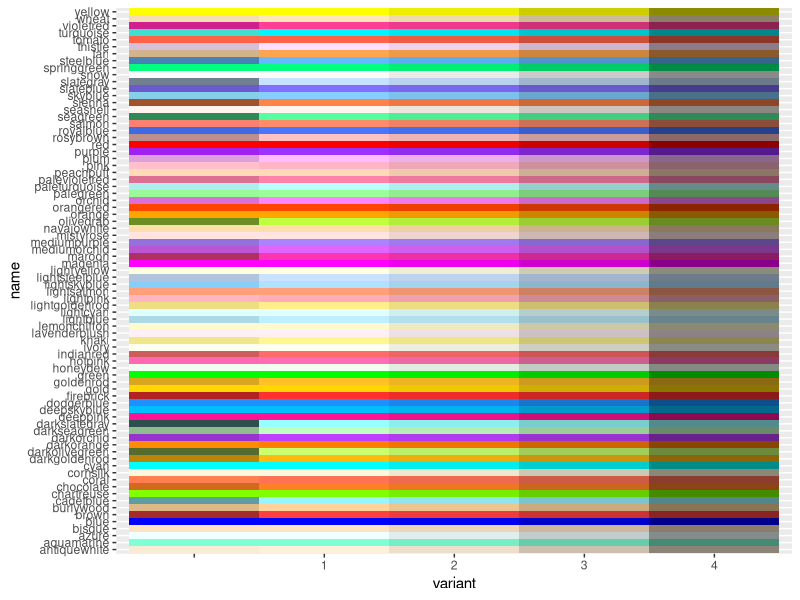

Generate this figure with R:
library(tidyverse)

all_colors <-
  tibble(color = colors(), hex = farver::encode_colour(farver::decode_colour(color))) %>%
  separate(color, into = c("name", "variant"), sep = "(?=[0-9]+)", remove = FALSE, extra = "merge", fill = "right") %>%
  filter(!grepl("grey", name)) %>%
  mutate(variant = coalesce(variant, "")) %>%
  group_by(name) %>%
  mutate(singleton = (n() == 1)) %>%
  ungroup() %>%
  arrange(!singleton, as.numeric(paste0("0", variant))) %>%
  mutate(dupe = duplicated(hex))

dupes <-
  all_colors %>%
  group_by(hex) %>%
  mutate(color_unique = color[!dupe]) %>%
  ungroup() %>%
  filter(dupe)

# Many dupes are same as variant == "1"
# Only few "interesting" dupes
dupes %>%
  filter(name != color_unique | variant != "1")

# 57 singletons
singletons <-
  all_colors %>%
  filter(singleton)

# 78 ramps with 5 colors each, and gray
all_colors %>%
  filter(!singleton) %>%
  count(name) %>%
  count(n)

all_colors %>%
  filter(name != "gray", singleton | variant == "1")

# Increasing number in "variant" gives a darker color
# variant == "" is often somewhere inbetween, or a dupe of "1"
all_colors %>%
  filter(!singleton) %>%
  filter(name != "gray") %>%
  ggplot(aes(x = variant, y = name, fill = hex)) +
  geom_tile() +
  scale_fill_identity()

# All colors with variant have a variant without number
all_colors %>%
  group_by(name) %>%
  summarize(has_empty = any(variant == "")) %>%
  ungroup() %>%
  count(has_empty)
